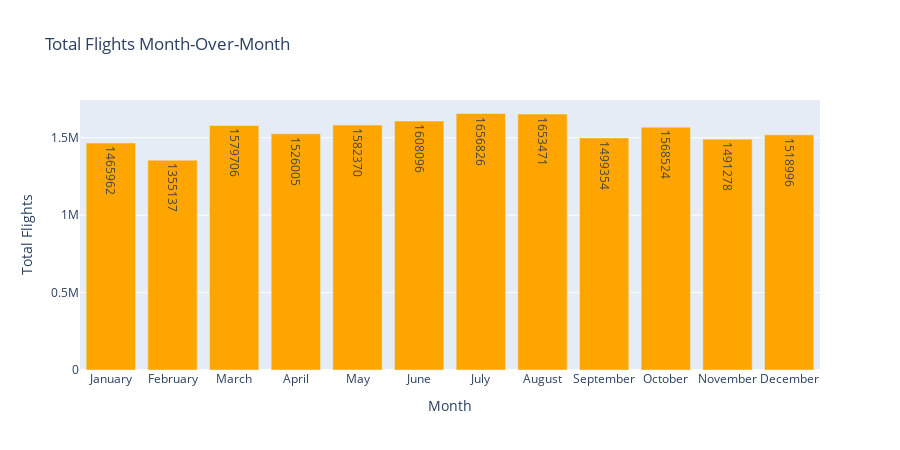

The notebook cell this image was saved under:
### Code cell
months = ["January", "February", "March", "April", "May", "June", 
          "July", "August", "September", "October", "November", "December"]
numberOfFlightsPerMonthBar = go.Bar(
    x = months,
    y = totalNumberOfFlightsPerMonth.toPandas()['TotalFlights'],
    name = 'Departure Delay Percentage',
    marker = dict(color='orange'),
    text = totalNumberOfFlightsPerMonth.toPandas()['TotalFlights'])

data = [numberOfFlightsPerMonthBar]

layout = dict(title = 'Total Flights Month-Over-Month',
              xaxis= dict(title= 'Month',ticklen= 5,zeroline= False,tickformat='d'),
              yaxis= dict(title= 'Total Flights'),
              height= 450,
              width= 900
             )
fig = dict(data = data, layout = layout)

pyo.iplot(fig)

### Figure 1 — Plotly figure (JSON) as saved in the notebook; plotly's stock layout.template omitted (floating-point values rounded to 4 significant figures)
{"data": [{"marker": {"color": "orange"}, "name": "Departure Delay Percentage", "text": [1465962, 1355137, 1579706, 1526005, 1582370, 1608096, 1656826, 1653471, 1499354, 1568524, 1491278, 1518996], "type": "bar", "x": ["January", "February", "March", "April", "May", "June", "July", "August", "September", "October", "November", "December"], "y": [1465962, 1355137, 1579706, 1526005, 1582370, 1608096, 1656826, 1653471, 1499354, 1568524, 1491278, 1518996]}], "layout": {"height": 450, "title": {"text": "Total Flights Month-Over-Month"}, "width": 900, "xaxis": {"tickformat": "d", "ticklen": 5, "title": {"text": "Month"}, "zeroline": false}, "yaxis": {"title": {"text": "Total Flights"}}}}
